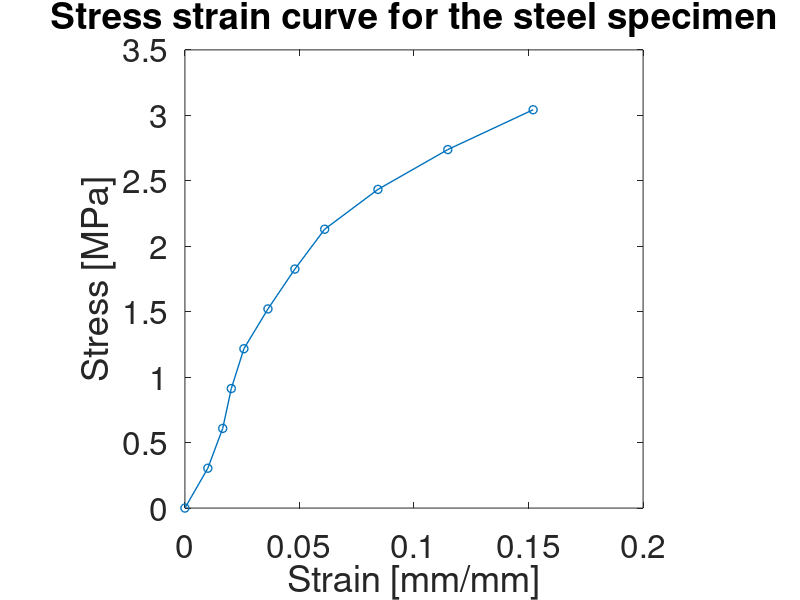

MATLAB code for this plot:
#{
Compression Testing Lab

Aim of test:

- To present the methodology for compression testing
- To plot the stress - strain curve in compression for steel
- To calculate the ultimate strength in compression for grey cast iron

The specimen:

Material: Steel
Height L_0 = 20mm
Diameter d_0 = 20mm
Cross section area S_0 =  314mm^2

Measurement of shortening Delta_L_i:
Using two 0.01 mm/div dial gauges

Formulae:

Based on the values (F_i, Delta_L_i) obtained experimentally, one calculates:
The normal stress: sigma_i = F_i / S_0
The normal strain: epsilon_i = (Delta_L_i/L_0) * 100 [%]

F_i is the force for which the extensometer registers 
the shortening Delta_L_i = L_i - L_0
#}

#Results for the steel specimen

#Height 
L_0 = 20;
#Diameter 
d_0 = 20;
#Cross section area 
S_0 =  314^2;
#d = div = 10^(-2)mm
d = 10^(-2);

#Compression force F[N]
F=[0,30000,60000,90000,120000,150000,180000,210000,240000,270000,300000];

#Left dial gauge shortening Delta_L_l [mm]
Delta_L_l = d*[0,-10,-17,-13,-8,10,33,62,110,170,245];

#Right dial gauge shortening Delta_L_r [mm]
Delta_L_r = d*[0,50,83,94,111,135,159,182,227,289,363];

#Average shortening for all measurements Delta_L [mm]
Delta_L = [];
for i = 1:length(Delta_L_l)
  #Average shortening Delta_L [mm]
  Delta_L(i) = (Delta_L_l(i) + Delta_L_r(i)) / 2;
end

#Normal Stress Values for all measurements [MPa]
sigma = [];
for i = 1:length(F)
  #Normal Stress sigma [MPa]
  sigma(i) = F(i) / S_0;
end

#Normal Strain Values for all measurements [mm/mm]
epsilon = [];
for i = 1:length(Delta_L)
  #Strain Values epsilon [mm/mm]
  epsilon(i) = Delta_L(i) / L_0;
end

#Young's modulus E [MPa]
#To find out the slope, the least squares method will be used
matrix_a=[(epsilon(1,1:11))', ones(size((epsilon(1,1:11))'))];
matrix_b=(sigma(1,1:11))';
solution_matrix = matrix_a\matrix_b;
#y_fit = solution_matrix(1)*epsilon+solution_matrix(2); 

#In our case the Young's Modulus is the first value of solution_matrix;
E = solution_matrix(1);

#Stress strain curve for the steel specimen graph plot
plot(epsilon, sigma, "linewidth",1, "o-");

#line([0.02 solution_matrix(2)],[0 solution_matrix(1)], "linestyle", "--");

#{
The above line is the way I have found the yield point using the 2% offset line
The yield point is needed to find the proportionality limit.
#}

title("Stress strain curve for the steel specimen");
set(gca,"fontsize", 24);
xlabel("Strain [mm/mm]");
ylabel("Stress [MPa]");
pbaspect([1 1 1]);



